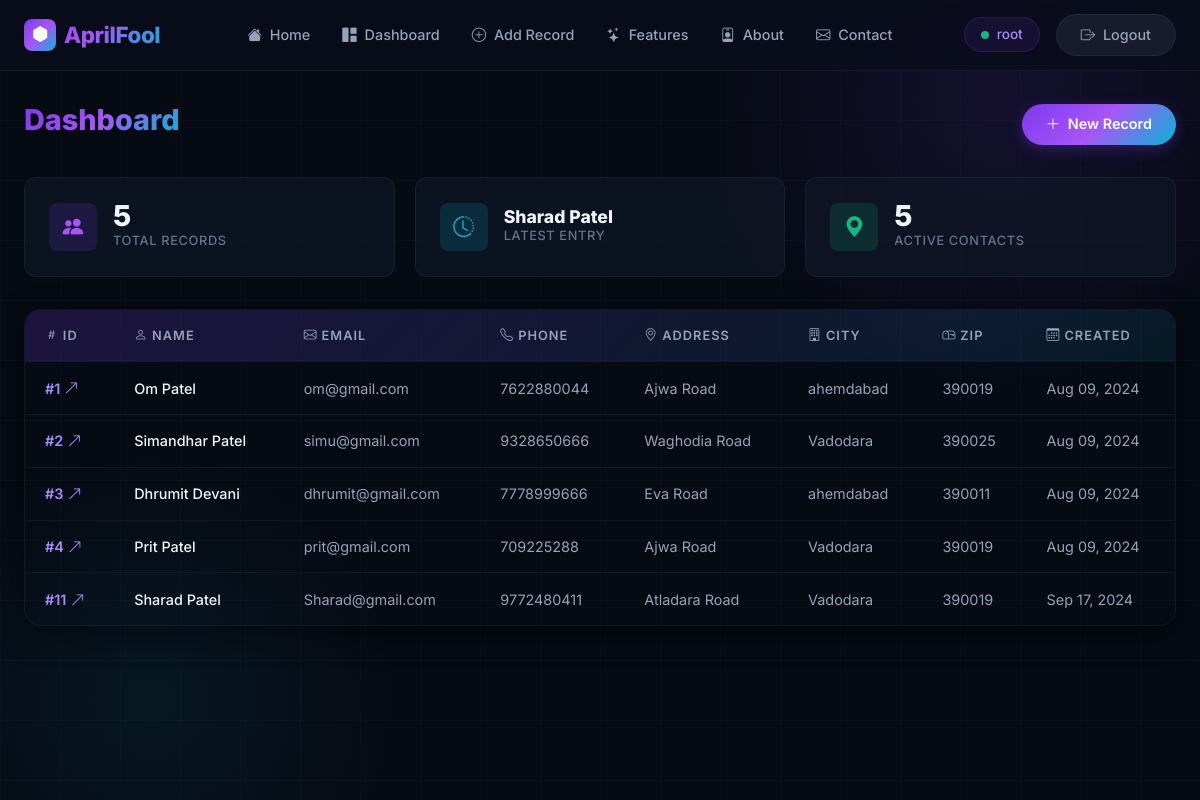
The app's page / (signed in), older data.
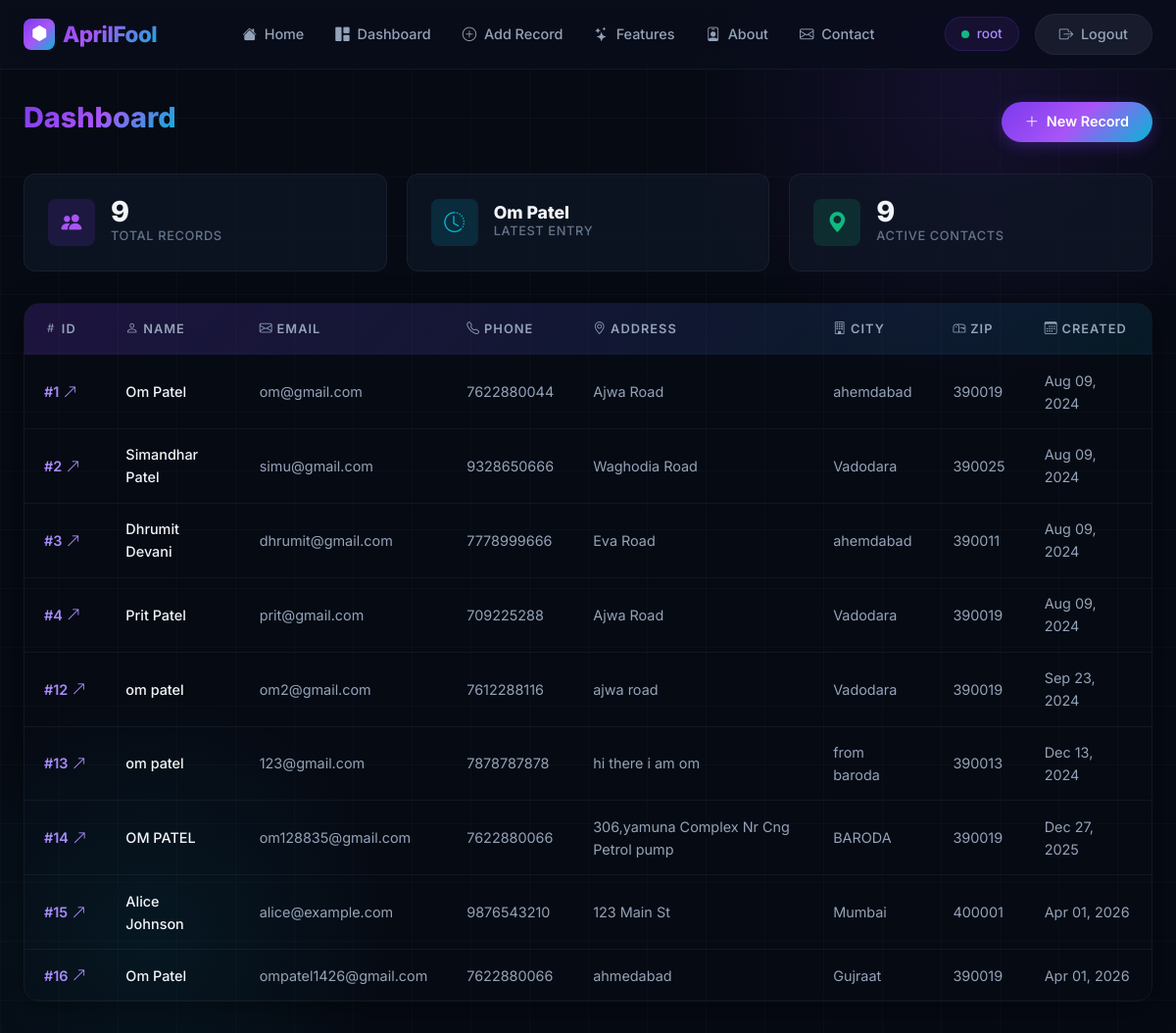
The same page, newer data.
### website/models.py (models this page shows, shortened)
class Record(models.Model):
    created_at = models.DateTimeField(auto_now_add=True)
    first_name = models.CharField(max_length=100)
    last_name =models.CharField(max_length=100)
    email = models.CharField(max_length=100)
    phone_number = models.CharField(max_length=10)
    address =models.CharField(max_length=100)
    city =models.CharField(max_length=50)
    zipcode =models.CharField(max_length=6)

### website/views.py (the view)
# urls.py: path('', views.home, name='home'),
def home(request):
    records = Record.objects.all()
    if request.method == 'POST':
        username = request.POST['username']
        password = request.POST['password']
        user = authenticate(request, username=username, password=password)
        if user is not None:
            login(request, user)
            messages.success(request, 'You have been logged in successfully!')
            return redirect('home')
        else:
            messages.error(request, 'Incorrect credentials. Please try again.')
            return redirect('home')
    else:
        return render(request, 'home.html', {'records': records})

### website/templates/home.html (shortened to what this page needs)
{% extends 'base.html' %}
{% block content %}
{% if user.is_authenticated %}
    <div class="nexus-dashboard-header">
        <h1><span>Dashboard</span></h1>
        <a href="{% url 'add_record' %}" class="btn btn-nexus-primary">
            <i class="bi bi-plus-lg me-1"></i> New Record
        </a>
    </div>
    <div class="nexus-stats">
        <div class="nexus-stat-card">
            <div class="nexus-stat-icon purple"><i class="bi bi-people-fill"></i></div>
            <div>
                <div class="nexus-stat-value">{{ records|length }}</div>
                <div class="nexus-stat-label">Total Records</div>
            </div>
        </div>
        <div class="nexus-stat-card">
            <div class="nexus-stat-icon cyan"><i class="bi bi-clock-history"></i></div>
            <div>
                {% if records %}
                <div class="nexus-stat-value" style="font-size: 1.1rem;">{{ records.last.first_name }} {{ records.last.last_name }}</div>
                {% else %}
                <div class="nexus-stat-value" style="font-size: 1.1rem;">—</div>
                {% endif %}
                <div class="nexus-stat-label">Latest Entry</div>
            </div>
        </div>
        <div class="nexus-stat-card">
            <div class="nexus-stat-icon green"><i class="bi bi-geo-alt-fill"></i></div>
            <div>
                <div class="nexus-stat-value">{{ records|length }}</div>
                <div class="nexus-stat-label">Active Contacts</div>
            </div>
        </div>
    </div>
    {% if records %}
    <div class="nexus-table-wrapper">
        <table class="nexus-table" id="recordsTable">
            <thead>
                <tr>
                    <th><i class="bi bi-hash me-1"></i>ID</th>
                    <th><i class="bi bi-person me-1"></i>Name</th>
                    <th><i class="bi bi-envelope me-1"></i>Email</th>
                    <th><i class="bi bi-telephone me-1"></i>Phone</th>
                    <th><i class="bi bi-geo-alt me-1"></i>Address</th>
                    <th><i class="bi bi-building me-1"></i>City</th>
                    <th><i class="bi bi-mailbox me-1"></i>Zip</th>
                    <th><i class="bi bi-calendar3 me-1"></i>Created</th>
                </tr>
            </thead>
            <tbody>
                {% for record in records %}
                <tr>
                    <td>
                        <a href="{% url 'record' record.id %}" class="record-link">
                            #{{ record.id }} <i class="bi bi-arrow-up-right"></i>
                        </a>
                    </td>
                    <td class="record-name">{{ record.first_name }} {{ record.last_name }}</td>
                    <td>{{ record.email }}</td>
                    <td>{{ record.phone_number }}</td>
                    <td>{{ record.address }}</td>
                    <td>{{ record.city }}</td>
                    <td>{{ record.zipcode }}</td>
                    <td>{{ record.created_at|date:"M d, Y" }}</td>
                </tr>
                {% endfor %}
            </tbody>
        </table>
    </div>
    {% endif %}
{% endif %}
{% endblock %}

### website/templates/base.html (shortened to what this page needs)
{% load static %}
<!DOCTYPE html>
<html lang="en">
<head>
    <link href="https://cdn.jsdelivr.net/npm/bootstrap@5.3.2/dist/css/bootstrap.min.css" rel="stylesheet">
    <link href="https://cdn.jsdelivr.net/npm/bootstrap-icons@1.11.3/font/bootstrap-icons.min.css" rel="stylesheet">
    <link rel="stylesheet" href="{% static 'css/style.css' %}">
</head>
<body>
    <div class="nexus-bg">
        <div class="grid-overlay"></div>
    </div>
    <div class="nexus-page">
        {% include 'navbar.html' %}
        <div class="nexus-container">
            {% block content %}
            {% endblock %}
        </div>
    </div>
</body>
</html>

### website/templates/navbar.html (shortened to what this page needs)
<nav class="navbar navbar-expand-lg nexus-navbar sticky-top">
    <div class="container-fluid px-4">
        <a class="navbar-brand" href="{% url 'home' %}">
            <span class="brand-icon"><i class="bi bi-hexagon-fill"></i></span>
            AprilFool
        </a>
        <div class="collapse navbar-collapse" id="navbarNav">
            <ul class="navbar-nav mx-auto">
                <li class="nav-item">
                    <a class="nav-link" href="{% url 'home' %}">
                        <i class="bi bi-house-fill me-1"></i> Home
                    </a>
                </li>
                {% if user.is_authenticated %}
                <li class="nav-item">
                    <a class="nav-link" href="{% url 'home' %}">
                        <i class="bi bi-grid-1x2-fill me-1"></i> Dashboard
                    </a>
                </li>
                <li class="nav-item">
                    <a class="nav-link" href="{% url 'add_record' %}">
                        <i class="bi bi-plus-circle me-1"></i> Add Record
                    </a>
                </li>
                {% endif %}
                <li class="nav-item">
                    <a class="nav-link" href="{% url 'features' %}">
                        <i class="bi bi-stars me-1"></i> Features
                    </a>
                </li>
                <li class="nav-item">
                    <a class="nav-link" href="{% url 'about' %}">
                        <i class="bi bi-person-badge me-1"></i> About
                    </a>
                </li>
                <li class="nav-item">
                    <a class="nav-link" href="{% url 'contact' %}">
                        <i class="bi bi-envelope me-1"></i> Contact
                    </a>
                </li>
            </ul>
            <div class="d-flex align-items-center gap-3">
                {% if user.is_authenticated %}
                    <span class="nexus-user-badge">
                        <span class="user-dot"></span>
                        {{ user.username }}
                    </span>
                    <a class="btn btn-nexus-secondary btn-sm" href="{% url 'logout' %}">
                        <i class="bi bi-box-arrow-right me-1"></i> Logout
                    </a>
                {% else %}
                    <a class="btn btn-nexus-secondary btn-sm" href="{% url 'register' %}">Register</a>
                    <a class="btn btn-nexus-primary btn-sm" href="{% url 'home' %}">
                        <i class="bi bi-box-arrow-in-right me-1"></i> Login
                    </a>
                {% endif %}
            </div>
        </div>
    </div>
</nav>

Row changes from the older to the newer data that the page shows:
removed Record: last.first_name "Sharad", last.last_name "Patel", id "11", first_name "Sharad", last_name "Patel", email "Sharad@gmail.com", phone_number "9772480411", address "Atladara Road", city "Vadodara", zipcode "390019", created_at "Sep 17, 2024"
added Record: last.first_name "Om", last.last_name "Patel", id "16", first_name "Om", last_name "Patel", email "ompatel1426@gmail.com", phone_number "7622880066", address "ahmedabad", city "Gujraat", zipcode "390019", created_at "Apr 01, 2026"
added Record: id "12", first_name "om", last_name "patel", email "om2@gmail.com", phone_number "7612288116", address "ajwa road", city "Vadodara", zipcode "390019", created_at "Sep 23, 2024"
added Record: id "13", first_name "om", last_name "patel", email "123@gmail.com", phone_number "7878787878", address "hi there i am om", city "from baroda", zipcode "390013", created_at "Dec 13, 2024"
added Record: id "14", first_name "OM", last_name "PATEL", email "om128835@gmail.com", phone_number "7622880066", address "306,yamuna Complex Nr Cng Petrol pump", city "BARODA", zipcode "390019", created_at "Dec 27, 2025"
added Record: id "15", first_name "Alice", last_name "Johnson", email "alice@example.com", phone_number "9876543210", address "123 Main St", city "Mumbai", zipcode "400001", created_at "Apr 01, 2026"
Text that changed along with them:
{{ records|length }}: "5" → "9"
